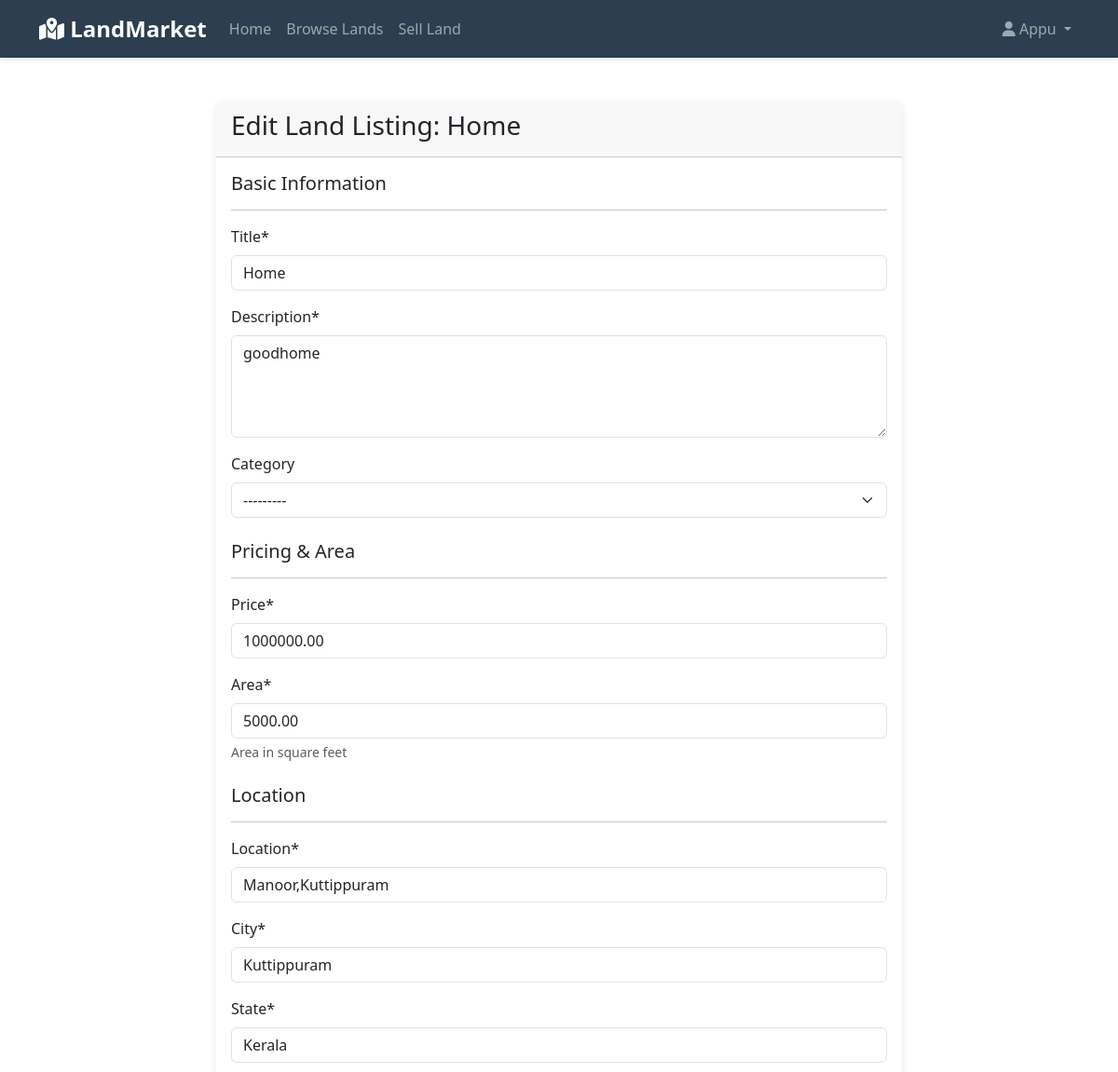
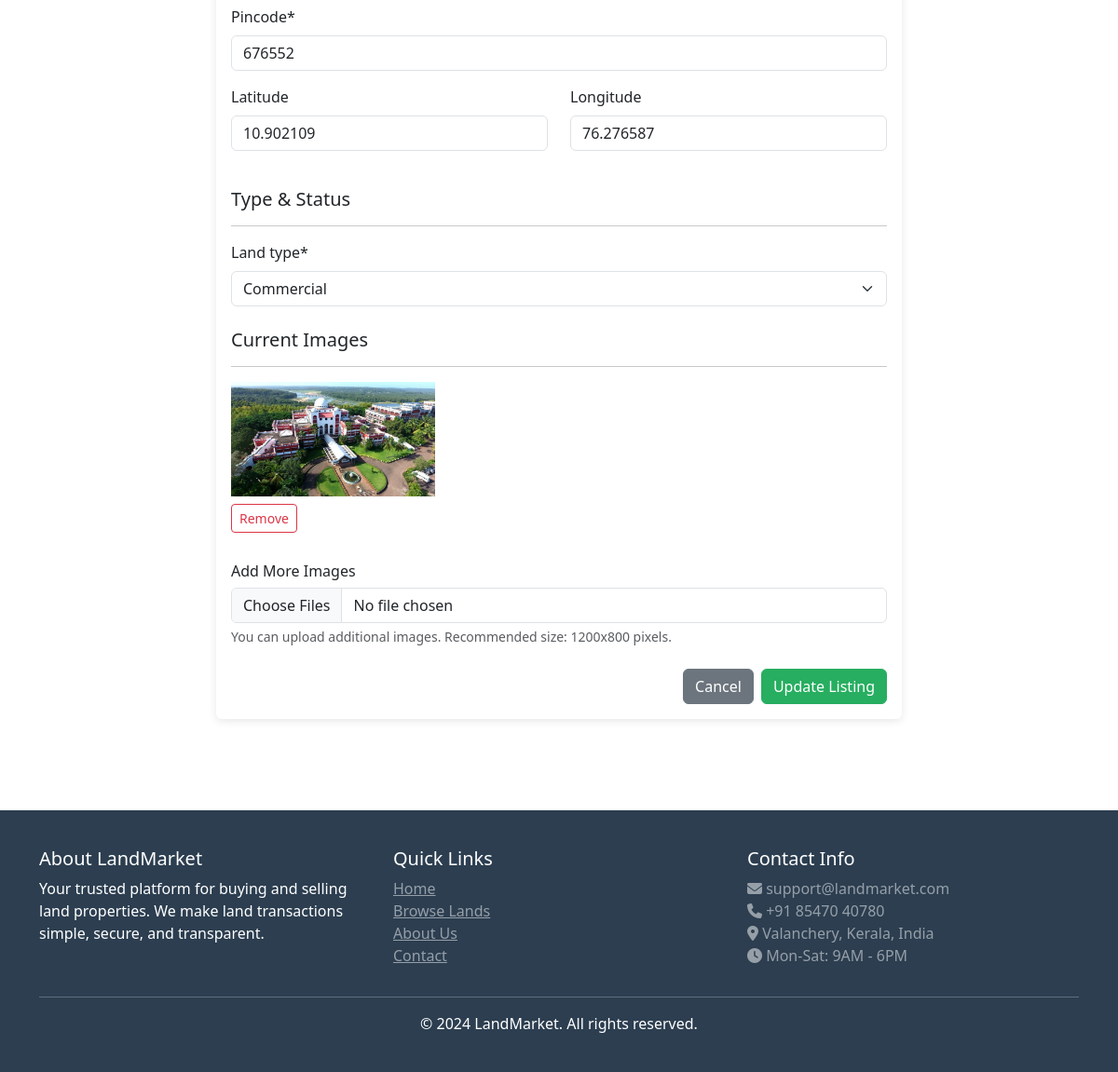
Page /land/home/edit/ (signed in) on the committed database (2 pictures, top to bottom).
### lands/models.py (models this page shows, shortened)
class Land(models.Model):
    STATUS_CHOICES = [
        ('available', 'Available'),
        ('sold', 'Sold'),
        ('pending', 'Pending'),
    ]
    LAND_TYPE_CHOICES = [
        ('agricultural', 'Agricultural'),
        ('residential', 'Residential'),
        ('commercial', 'Commercial'),
        ('industrial', 'Industrial'),
    ]
    title = models.CharField(max_length=200)
    slug = models.SlugField(unique=True)
    description = models.TextField()
    price = models.DecimalField(max_digits=12, decimal_places=2)
    area = models.DecimalField(max_digits=10, decimal_places=2, help_text="Area in square feet")
    location = models.CharField(max_length=200)
    city = models.CharField(max_length=100)
    state = models.CharField(max_length=100)
    pincode = models.CharField(max_length=10)
    latitude = models.DecimalField(max_digits=9, decimal_places=6, blank=True, null=True)
    longitude = models.DecimalField(max_digits=9, decimal_places=6, blank=True, null=True)
    land_type = models.CharField(max_length=20, choices=LAND_TYPE_CHOICES)
    category = models.ForeignKey(LandCategory, on_delete=models.SET_NULL, null=True, blank=True)
    status = models.CharField(max_length=20, choices=STATUS_CHOICES, default='available')
    seller = models.ForeignKey(User, on_delete=models.CASCADE, related_name='lands')
    featured = models.BooleanField(default=False)
    created_at = models.DateTimeField(auto_now_add=True)
    updated_at = models.DateTimeField(auto_now=True)
    class Meta:
        ordering = ['-created_at']

class LandImage(models.Model):
    land = models.ForeignKey(Land, on_delete=models.CASCADE, related_name='images')
    image = models.ImageField(upload_to='lands/')
    is_primary = models.BooleanField(default=False)
    uploaded_at = models.DateTimeField(auto_now_add=True)

### lands/views.py (the view)
# urls.py: path('land/<slug:slug>/edit/', views.edit_land, name='edit_land'),
@login_required
def edit_land(request, slug):
    land = get_object_or_404(Land, slug=slug, seller=request.user)
    if request.method == 'POST':
        form = LandForm(request.POST, instance=land)
        if form.is_valid():
            form.save()
            images = request.FILES.getlist('images')
            for image in images:
                LandImage.objects.create(land=land, image=image)
            messages.success(request, 'Land listing updated successfully!')
            return redirect('land_detail', slug=land.slug)
    else:
        form = LandForm(instance=land)
    return render(request, 'lands/edit_land.html', {'form': form, 'land': land})

### lands/forms.py
class LandForm(forms.ModelForm):
    class Meta:
        model = Land
        fields = ['title', 'description', 'price', 'area', 'location', 'city',
                  'state', 'pincode', 'land_type', 'category', 'latitude', 'longitude']
        widgets = {
            'description': forms.Textarea(attrs={'rows': 4}),
            'price': forms.NumberInput(attrs={'step': '0.01'}),
            'area': forms.NumberInput(attrs={'step': '0.01'}),
            'latitude': forms.NumberInput(attrs={'step': '0.000001'}),
            'longitude': forms.NumberInput(attrs={'step': '0.000001'}),
        }

### lands/templates/lands/edit_land.html (shortened to what this page needs)
{% extends 'base.html' %}
{% load crispy_forms_tags %}
{% block content %}
<div class="container py-5">
    <div class="row justify-content-center">
        <div class="col-lg-8">
            <div class="card">
                <div class="card-header">
                    <h3>Edit Land Listing: {{ land.title }}</h3>
                </div>
                <div class="card-body">
                    <form method="post" enctype="multipart/form-data">
                        <div class="mb-4">
                            <h5>Basic Information</h5>
                            <hr>
                            {{ form.title|as_crispy_field }}
                            {{ form.description|as_crispy_field }}
                            {{ form.category|as_crispy_field }}
                        </div>
                        <div class="mb-4">
                            <h5>Pricing & Area</h5>
                            <hr>
                            {{ form.price|as_crispy_field }}
                            {{ form.area|as_crispy_field }}
                        </div>
                        <div class="mb-4">
                            <h5>Location</h5>
                            <hr>
                            {{ form.location|as_crispy_field }}
                            {{ form.city|as_crispy_field }}
                            {{ form.state|as_crispy_field }}
                            {{ form.pincode|as_crispy_field }}
                            <div class="row">
                                <div class="col-md-6">
                                    {{ form.latitude|as_crispy_field }}
                                </div>
                                <div class="col-md-6">
                                    {{ form.longitude|as_crispy_field }}
                                </div>
                            </div>
                        </div>
                        <div class="mb-4">
                            <h5>Type & Status</h5>
                            <hr>
                            {{ form.land_type|as_crispy_field }}
                        </div>
                        <div class="mb-4">
                            <h5>Current Images</h5>
                            <hr>
                            <div class="row">
                                {% for image in land.images.all %}
                                <div class="col-md-4 mb-3">
                                    <div class="position-relative">
                                        <img src="{{ image.image.url }}" class="img-fluid" alt="Land image">
                                    </div>
                                    <div class="mt-2">
                                        <a href="#" class="btn btn-sm btn-outline-danger">Remove</a>
                                    </div>
                                </div>
                                {% empty %}
                                <div class="col-12">
                                    <p class="text-muted">No images uploaded yet.</p>
                                </div>
                                {% endfor %}
                            </div>
                            <div class="mt-3">
                                <h6>Add More Images</h6>
                                <div class="form-group">
                                    <input type="file" name="images" multiple class="form-control" id="id_images">
                                    <div class="form-text">You can upload additional images. Recommended size: 1200x800 pixels.</div>
                                </div>
                            </div>
                        </div>
                        <div class="d-grid gap-2 d-md-flex justify-content-md-end">
                            <a href="{% url 'land_detail' land.slug %}" class="btn btn-secondary">Cancel</a>
                            <button type="submit" class="btn btn-primary">Update Listing</button>
                        </div>
                    </form>
                </div>
            </div>
        </div>
    </div>
</div>
{% endblock %}

### templates/base.html (shortened to what this page needs)
<!DOCTYPE html>
<html lang="en">
<head>
    <link href="https://cdn.jsdelivr.net/npm/bootstrap@5.3.0/dist/css/bootstrap.min.css" rel="stylesheet">
    <link rel="stylesheet" href="https://cdnjs.cloudflare.com/ajax/libs/font-awesome/6.4.0/css/all.min.css">
</head>
<body>
    <nav class="navbar navbar-expand-lg navbar-dark">
        <div class="container">
            <a class="navbar-brand" href="{% url 'home' %}">
                <i class="fas fa-map-marked-alt"></i> LandMarket
            </a>
            <div class="collapse navbar-collapse" id="navbarNav">
                <ul class="navbar-nav me-auto">
                    <li class="nav-item">
                        <a class="nav-link" href="{% url 'home' %}">Home</a>
                    </li>
                    <li class="nav-item">
                        <a class="nav-link" href="{% url 'land_list' %}">Browse Lands</a>
                    </li>
                    {% if user.is_authenticated %}
                        <li class="nav-item">
                            <a class="nav-link" href="{% url 'add_land' %}">Sell Land</a>
                        </li>
                    {% endif %}
                </ul>
                <ul class="navbar-nav">
                    {% if user.is_authenticated %}
                        <li class="nav-item dropdown">
                            <a class="nav-link dropdown-toggle" href="#" id="navbarDropdown" role="button" data-bs-toggle="dropdown">
                                <i class="fas fa-user"></i> {{ user.username }}
                            </a>
                        </li>
                    {% endif %}
                </ul>
            </div>
        </div>
    </nav>
    {% block content %}{% endblock %}
    <footer class="footer">
        <div class="container">
            <div class="row">
                <div class="col-md-4">
                    <h5>About LandMarket</h5>
                    <p>Your trusted platform for buying and selling land properties. We make land transactions simple, secure, and transparent.</p>
                </div>
                <div class="col-md-4">
                    <h5>Quick Links</h5>
                    <ul class="list-unstyled">
                        <li><a href="{% url 'home' %}" class="text-white-50">Home</a></li>
                        <li><a href="{% url 'land_list' %}" class="text-white-50">Browse Lands</a></li>
                        <li><a href="{% url 'about' %}" class="text-white-50">About Us</a></li>
                        <li><a href="{% url 'contact' %}" class="text-white-50">Contact</a></li>
                    </ul>
                </div>
                <div class="col-md-4">
                    <h5>Contact Info</h5>
                    <p class="text-white-50">
                        <i class="fas fa-envelope"></i> support@landmarket.com<br>
                        <i class="fas fa-phone"></i> +91 85470 40780<br>
                        <i class="fas fa-map-marker-alt"></i> Valanchery, Kerala, India<br>
                        <i class="fas fa-clock"></i> Mon-Sat: 9AM - 6PM
                    </p>
                </div>
            </div>
            <hr class="bg-white">
            <div class="text-center">
                <p class="mb-0">&copy; 2024 LandMarket. All rights reserved.</p>
            </div>
        </div>
    </footer>
</body>
</html>

### templates/base.html (style rules this page uses)
:root { --primary-color: #2c3e50; --secondary-color: #27ae60; --accent-color: #e74c3c; --light-bg: #ecf0f1; --dark-text: #2c3e50; }
body { font-family: 'Segoe UI', Tahoma, Geneva, Verdana, sans-serif; color: var(--dark-text); }
.navbar { background-color: var(--primary-color) !important; box-shadow: 0 2px 4px rgba(0,0,0,.1); }
.navbar-brand { font-weight: bold; font-size: 1.5rem; }
.btn-primary { background-color: var(--secondary-color); border-color: var(--secondary-color); }
.card { transition: transform 0.3s, box-shadow 0.3s; border: none; box-shadow: 0 2px 10px rgba(0,0,0,0.1); }
.footer { background-color: var(--primary-color); color: white; padding: 40px 0; margin-top: 50px; }

### rows in the picture
Land: title "Home", description "goodhome", category "---------", price "1000000.00", area "5000.00", location "Manoor,Kuttippuram", city "Kuttippuram", state "Kerala", pincode "676552", latitude "10.902109", longitude "76.276587", land_type "Commercial"
LandImage: image (picture)

### other values in the picture
{{ user.username }} "Appu"
